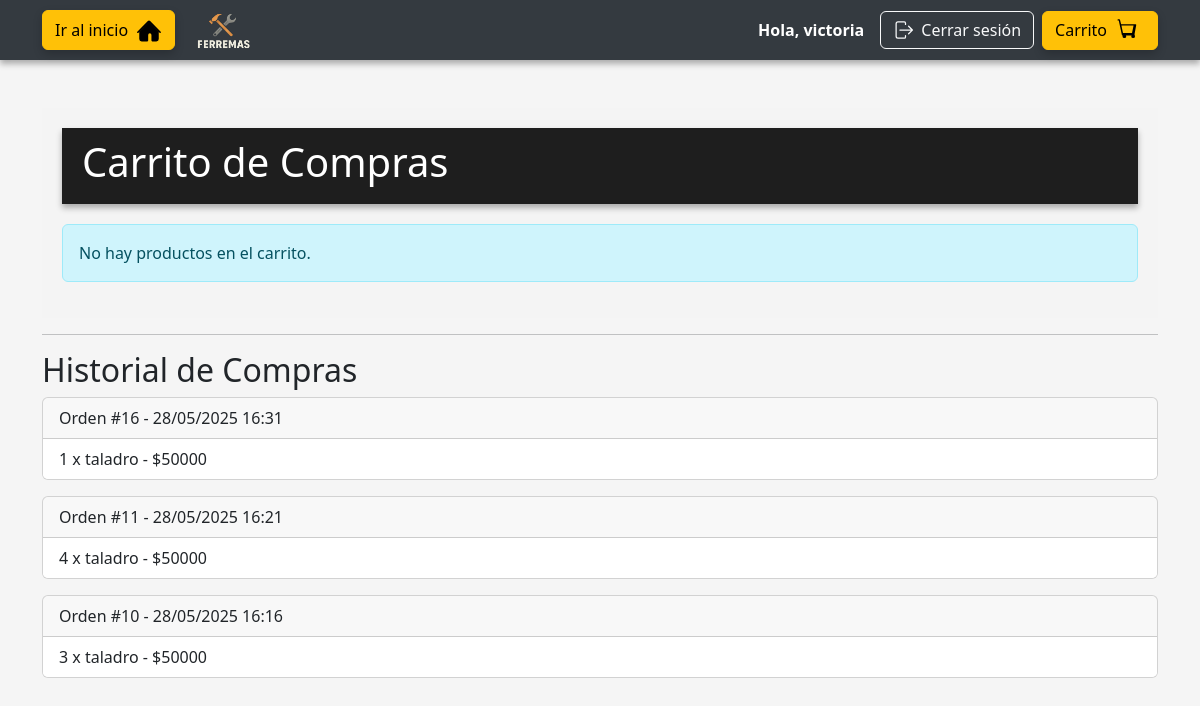
/carrito/ (signed in), run on the app's committed database.
### miapp/models.py (models this page shows, shortened)
class Orden(models.Model):
    usuario = models.ForeignKey(User, on_delete=models.CASCADE)
    fecha = models.DateTimeField(auto_now_add=True)

class ItemOrden(models.Model):
    orden = models.ForeignKey(Orden, on_delete=models.CASCADE, related_name='items')
    producto = models.ForeignKey(Producto, on_delete=models.SET_NULL, null=True)
    cantidad = models.PositiveIntegerField()

class Producto(models.Model):
    nombre = models.CharField(max_length=100)
    descripcion = models.TextField(blank=True)
    precio = models.IntegerField()
    stock = models.IntegerField(default=0)

### miapp/views.py (the view)
# urls.py: path('carrito/', views.ver_carrito, name='ver_carrito'),
@never_cache
def ver_carrito(request):
    if not request.user.is_authenticated:
        messages.warning(request, "Debes iniciar sesión para ver tu carrito.")
        return redirect('login')
    carrito_items = Carrito.objects.filter(usuario=request.user)
    ordenes = Orden.objects.filter(usuario=request.user).order_by('-fecha')
    return render(request, 'miapp/carrito.html', {
        'carrito': carrito_items,
        'ordenes': ordenes,
    })

### miapp/templates/miapp/carrito.html (shortened to what this page needs)
{% extends 'miapp/base.html' %}
{% load static %}
{% block content %}
<section style="background-color: #f4f4f4; padding: 20px;">
    <header style="background-color: #1e1e1e; padding: 10px 20px; color: white; margin-bottom: 20px;">
        <h1>Carrito de Compras</h1>
    </header>
    {% if carrito %}
        <ul class="list-group">
            {% for item in carrito %}
            <li class="list-group-item d-flex justify-content-between align-items-center">
                <div>
                    {{ item.producto.nombre }} - ${{ item.producto.precio }} x {{ item.cantidad }}
                </div>
                <div class="btn-group" role="group">
                    <a href="{% url 'aumentar_cantidad' item.id %}" class="btn btn-sm btn-success">+</a>
                    <a href="{% url 'disminuir_cantidad' item.id %}" class="btn btn-sm btn-warning">-</a>
                    <a href="{% url 'eliminar_del_carrito' item.id %}" class="btn btn-sm btn-danger">Eliminar</a>
                </div>
            </li>
            {% endfor %}
        </ul>
        <form action="{% url 'pagar' %}" method="post" class="mt-4">
            {% csrf_token %}
            <button type="submit" class="btn btn-warning btn-lg">Pagar con Webpay</button>
        </form>
    {% else %}
        <div class="alert alert-info">No hay productos en el carrito.</div>
    {% endif %}
</section>
<hr>
<h2>Historial de Compras</h2>
{% if ordenes %}
    {% for orden in ordenes %}
        <div class="card mb-3">
            <div class="card-header">Orden #{{ orden.id }} - {{ orden.fecha|date:"d/m/Y H:i" }}</div>
            <ul class="list-group list-group-flush">
                {% for item in orden.items.all %}
                    <li class="list-group-item">
                        {{ item.cantidad }} x {{ item.producto.nombre }} - ${{ item.producto.precio }}
                    </li>
                {% endfor %}
            </ul>
        </div>
    {% endfor %}
{% else %}
    <p>No has realizado compras aún.</p>
{% endif %}
{% endblock %}

### miapp/templates/miapp/base.html (shortened to what this page needs)
{% load static %}
<!DOCTYPE html>
<html lang="es">
<head>
    <link rel="stylesheet" href="{% static 'css/estilos.css' %}">
    <link href="https://cdn.jsdelivr.net/npm/bootstrap@5.3.0/dist/css/bootstrap.min.css" rel="stylesheet">
    <link rel="stylesheet" href="https://unpkg.com/leaflet/dist/leaflet.css" />
</head>
<body>
    <header style="background-color: #343a40; height: 60px; width: 100%;">
        <div class="container h-100 d-flex align-items-center justify-content-between">
<div class="d-flex align-items-center gap-3 text-white">
    <a href="{% url 'inicio' %}" class="btn btn-warning d-flex align-items-center">
        Ir al inicio
    </a>
    <img src="{% static 'imagenes/logo.jpg' %}" alt="Logo" style="height: 65px;">
</div>
            <div class="d-flex align-items-center gap-2">
                {% if user.is_authenticated %}
                    <span class="text-white fw-bold me-2">Hola, {{ user.username }}</span>
                    <a href="{% url 'logout' %}" class="btn btn-outline-light d-flex align-items-center">
                        Cerrar sesión
                    </a>
                {% endif %}
                <a href="{% url 'ver_carrito' %}" class="btn btn-warning d-flex align-items-center">
                    Carrito
                </a>
            </div>
        </div>
    </header>
    <div class="container mt-5">
        {% block content %}{% endblock %}
    </div>
</body>
</html>

### miapp/static/css/estilos.css (style rules this page uses)
body { background-color: #f4f4f4; }
h1 { color: #ff9000; font-weight: bold; }
.btn-warning { background-color: #ff9000; color: #000; font-weight: bold; border: none; box-shadow: 0 4px 10px rgba(0, 0, 0, 0.2); transition: all 0.3 ease; }
header { background-color: #1e1e1e; padding: 10px 20px; box-shadow: 0 4px 6px rgba(0,0,0,0.3); position: relative; z-index: 2; }

### miapp/templates/miapp/base.html (style rules this page uses)
body { background-color: #f5f5f5; }

### data on the page
Orden: id "16", fecha "28/05/2025 16:31"
ItemOrden: cantidad "1", producto.nombre "taladro", producto.precio "50000"
Orden: id "11", fecha "28/05/2025 16:21"
ItemOrden: cantidad "4", producto.nombre "taladro", producto.precio "50000"
Orden: id "10", fecha "28/05/2025 16:16"
ItemOrden: cantidad "3", producto.nombre "taladro", producto.precio "50000"

### other printed values
{{ user.username }} "victoria"
